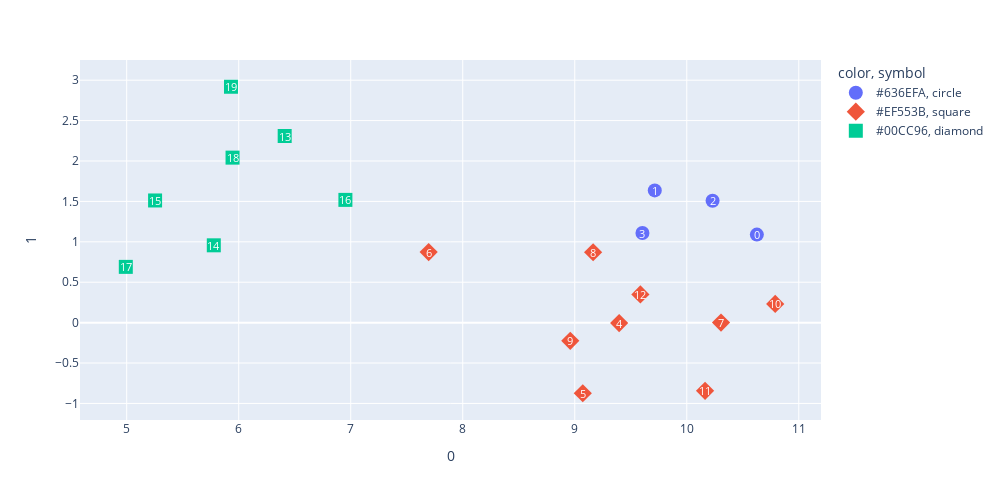

The notebook cell saved with this chart:
### Code cell
#Importing and data processing

import pandas as pd 
import numpy as np 
import plotly.express as px
import plotly.colors as pc
import umap
import matplotlib.pyplot as plt
from matplotlib.colors import ListedColormap
from sklearn import preprocessing
from sklearn.cluster import KMeans
from scipy.cluster import hierarchy
from sigclust.sigclust import sigclust
from sigclust.recclust import recclust

df = pd.read_csv("FinalCHActivation.csv") #reads in csv file
#(conditons (data points) = rows ; substrates (features) = columns)

my_array = df.values #converts dataframe to numpy array




# #Vector normalization (use for elimination and amination data - make sure this is commented if not using)
# normalized_array = preprocessing.normalize(my_array)




# #Vector normalization (use for phenol data - make sure this is commented if not using)
# Y = preprocessing.normalize(my_array)
# normalized_array = preprocessing.scale(Y)




#Ordinal normalization (Use for C–H activation - make sure this is commented if not using)
def normalize_array_by_ranking(arr):
    # Get the shape of the array
    rows, cols = arr.shape

    # Initialize a new array to store the normalized values and set it to NaN
    normalized_arr = np.full((rows, cols), np.nan)
    
    # Iterate through each row and replace non-NaN values with their rankings
    for i in range(rows):
        row = arr[i, :]
        non_nan_indices = np.logical_not(np.isnan(row))
        ranking = np.argsort(np.argsort(row[non_nan_indices]))
        normalized_arr[i, non_nan_indices] = ranking
    
    return normalized_arr

normalized_array = normalize_array_by_ranking(my_array)




# #Uncomment to save normalized data as CSV
# normalized_array_csv = pd.DataFrame(normalized_array, dtype = float)
# normalized_array_csv.to_csv("NormalizedYieldFingerprints.csv", sep='\t', index=False, encoding="utf-8")




# # Determine optimal number of clusters using the elbow method - use only if unsure of # clusters needed
# wcss = []
# max_clusters = 20
# for i in range(1, max_clusters + 1):
#     kmeans = KMeans(n_clusters=i, init='k-means++', random_state=13)
#     kmeans.fit(normalized_array)
#     wcss.append(kmeans.inertia_)

# plt.figure(figsize=(10, 6))
# plt.plot(range(1, max_clusters + 1), wcss, marker='o', linestyle='-', color='b')
# plt.title('Elbow Method for Optimal Number of Clusters')
# plt.xlabel('Number of Clusters')
# plt.ylabel('WCSS')
# plt.xticks(range(1, max_clusters + 1))
# plt.grid(True)
# plt.show()




#Clustering

#choose number of clusters
number_of_clusters = 3

#runs Lloyd's k means algorithm on data. Can change random state to other numbers to test significance quickly
KMeans = KMeans(n_clusters=number_of_clusters, init="k-means++", random_state=13)
clusters = KMeans.fit_predict(normalized_array)

colors = pc.qualitative.Plotly * (number_of_clusters // len(pc.qualitative.Plotly) + 1)
colors = colors[:number_of_clusters]
symbols = ['circle', 'square', 'diamond', 'cross', 'x', 'triangle-up', 'triangle-down', 'triangle-left', 'triangle-right', 'hexagram'] * (number_of_clusters // 10 + 1)
symbols = symbols[:number_of_clusters]
cluster_to_color_dictionary = {i: colors[i] for i in range(number_of_clusters)}
cluster_to_symbol_dictionary = {i: symbols[i] for i in range(number_of_clusters)}

#prints out results
print("list of clusters by condition:")
print(clusters)




#UMAP to visualize data points and clustering
#Make sure that only one reducer is active at once

# #UMAP reducer for Elimination (make sure this is commented if not using)
# reducer = umap.UMAP(
#     metric='cosine',
#     min_dist=1,
#     n_components=3,
#     n_neighbors=2,
#     random_state=42,
# )




# #UMAP reducer for Phenols (uncomment if not using)
# reducer = umap.UMAP(
#     metric='cosine',
#     min_dist=1,
#     n_components=2,
#     n_neighbors=10,
#     random_state=42,
# )




#UMAP reducer for CH activation (make sure this is commented if not using)
reducer = umap.UMAP(
    metric='cosine',
    min_dist=0.6,
    n_components=3,
    n_neighbors=3,
    random_state=42,
)




# #UMAP reducer for Amination (uncomment if not using)
# reducer = umap.UMAP(
#     metric='cosine',
#     min_dist=0.1,
#     n_components=2,
#     n_neighbors=3,
#     random_state=42,
# )




#Plot dimensional reduction
reducer.fit(normalized_array)
embedding = reducer.transform(normalized_array)
assert(np.all(embedding == reducer.embedding_))
fig3 = px.scatter(embedding, x=0, y=1, color=[cluster_to_color_dictionary[label] for label in clusters], symbol=[cluster_to_symbol_dictionary[label] for label in clusters], width=1000, height=500)
for i, entry_number in enumerate(range(len(normalized_array))):
    fig3.add_annotation(x=embedding[i, 0], y=embedding[i, 1], text=str(entry_number), showarrow=False, font=dict(color="white", size=11))
fig3.update_traces(marker_size=14)
fig3.show()




#Check for cluster significance using sigclust
recclust(normalized_array, threshold=0.10, mc_iters=1000)

#Visualize sigclust
B = hierarchy.linkage(normalized_array, 'complete')
plt.figure(figsize=[8, 8])
dn = hierarchy.dendrogram(B)

### Figure 1 — Plotly figure (JSON) as saved in the notebook; plotly's stock layout.template omitted (floating-point values rounded to 4 significant figures)
{"data": [{"hovertemplate": "color=#636EFA<br>symbol=circle<br>0=%{x}<br>1=%{y}<extra></extra>", "legendgroup": "#636EFA, circle", "marker": {"color": "#636efa", "size": 14, "symbol": "circle"}, "mode": "markers", "name": "#636EFA, circle", "orientation": "v", "showlegend": true, "type": "scatter", "x": [10.63, 9.714, 10.23, 9.604], "xaxis": "x", "y": [1.089, 1.636, 1.508, 1.108], "yaxis": "y"}, {"hovertemplate": "color=#EF553B<br>symbol=square<br>0=%{x}<br>1=%{y}<extra></extra>", "legendgroup": "#EF553B, square", "marker": {"color": "#EF553B", "size": 14, "symbol": "diamond"}, "mode": "markers", "name": "#EF553B, square", "orientation": "v", "showlegend": true, "type": "scatter", "x": [9.396, 9.072, 7.696, 10.31, 9.164, 8.96, 10.79, 10.16, 9.586], "xaxis": "x", "y": [-0.00499, -0.8738, 0.8736, 0.000291, 0.8712, -0.2257, 0.2321, -0.8437, 0.3491], "yaxis": "y"}, {"hovertemplate": "color=#00CC96<br>symbol=diamond<br>0=%{x}<br>1=%{y}<extra></extra>", "legendgroup": "#00CC96, diamond", "marker": {"color": "#00cc96", "size": 14, "symbol": "square"}, "mode": "markers", "name": "#00CC96, diamond", "orientation": "v", "showlegend": true, "type": "scatter", "x": [6.41, 5.778, 5.253, 6.952, 4.992, 5.945, 5.931], "xaxis": "x", "y": [2.309, 0.9567, 1.512, 1.519, 0.69, 2.042, 2.919], "yaxis": "y"}], "layout": {"annotations": [{"font": {"color": "white", "size": 11}, "showarrow": false, "text": "0", "x": 10.63, "y": 1.089}, {"font": {"color": "white", "size": 11}, "showarrow": false, "text": "1", "x": 9.714, "y": 1.636}, {"font": {"color": "white", "size": 11}, "showarrow": false, "text": "2", "x": 10.23, "y": 1.508}, {"font": {"color": "white", "size": 11}, "showarrow": false, "text": "3", "x": 9.604, "y": 1.108}, {"font": {"color": "white", "size": 11}, "showarrow": false, "text": "4", "x": 9.396, "y": -0.00499}, {"font": {"color": "white", "size": 11}, "showarrow": false, "text": "5", "x": 9.072, "y": -0.8738}, {"font": {"color": "white", "size": 11}, "showarrow": false, "text": "6", "x": 7.696, "y": 0.8736}, {"font": {"color": "white", "size": 11}, "showarrow": false, "text": "7", "x": 10.31, "y": 0.000291}, {"font": {"color": "white", "size": 11}, "showarrow": false, "text": "8", "x": 9.164, "y": 0.8712}, {"font": {"color": "white", "size": 11}, "showarrow": false, "text": "9", "x": 8.96, "y": -0.2257}, {"font": {"color": "white", "size": 11}, "showarrow": false, "text": "10", "x": 10.79, "y": 0.2321}, {"font": {"color": "white", "size": 11}, "showarrow": false, "text": "11", "x": 10.16, "y": -0.8437}, {"font": {"color": "white", "size": 11}, "showarrow": false, "text": "12", "x": 9.586, "y": 0.3491}, {"font": {"color": "white", "size": 11}, "showarrow": false, "text": "13", "x": 6.41, "y": 2.309}, {"font": {"color": "white", "size": 11}, "showarrow": false, "text": "14", "x": 5.778, "y": 0.9567}, {"font": {"color": "white", "size": 11}, "showarrow": false, "text": "15", "x": 5.253, "y": 1.512}, {"font": {"color": "white", "size": 11}, "showarrow": false, "text": "16", "x": 6.952, "y": 1.519}, {"font": {"color": "white", "size": 11}, "showarrow": false, "text": "17", "x": 4.992, "y": 0.69}, {"font": {"color": "white", "size": 11}, "showarrow": false, "text": "18", "x": 5.945, "y": 2.042}, {"font": {"color": "white", "size": 11}, "showarrow": false, "text": "19", "x": 5.931, "y": 2.919}], "height": 500, "legend": {"title": {"text": "color, symbol"}, "tracegroupgap": 0}, "margin": {"t": 60}, "width": 1000, "xaxis": {"anchor": "y", "domain": [0, 1], "title": {"text": "0"}}, "yaxis": {"anchor": "x", "domain": [0, 1], "title": {"text": "1"}}}}
